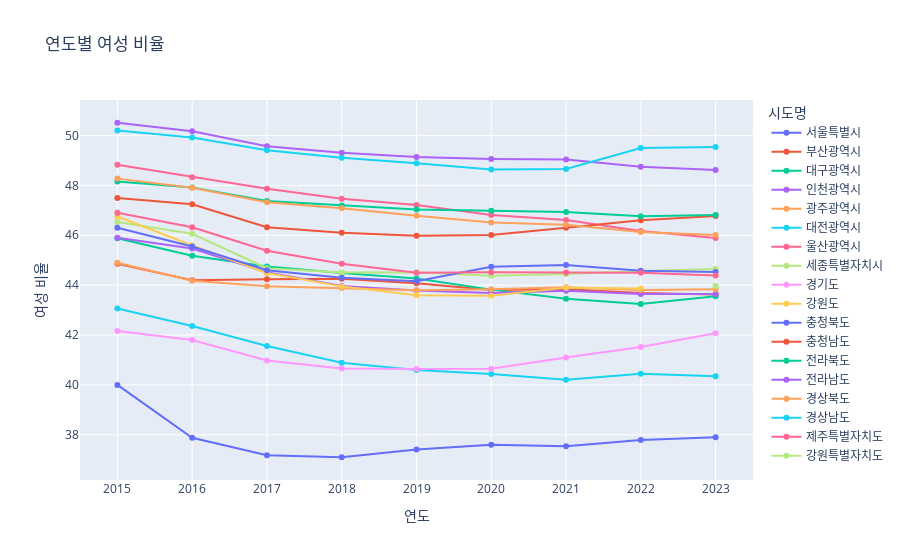

The notebook cell this image was saved under:
### Code cell
fig = px.line(df_all, x='연도', y='여성비율', color='시도명',
              title='연도별 여성 비율',
              labels={'연도': '연도', '여성비율': '여성 비율'},
              markers=True)
fig

### Figure 1 — Plotly figure (JSON) as saved in the notebook; plotly's stock layout.template omitted (floating-point values rounded to 4 significant figures)
{"data": [{"hovertemplate": "시도명=서울특별시<br>연도=%{x}<br>여성 비율=%{y}<extra></extra>", "legendgroup": "서울특별시", "line": {"color": "#636efa", "dash": "solid"}, "marker": {"symbol": "circle"}, "mode": "markers+lines", "name": "서울특별시", "orientation": "v", "showlegend": true, "type": "scatter", "x": [2015, 2016, 2017, 2018, 2019, 2020, 2021, 2022, 2023], "xaxis": "x", "y": [40, 37.88, 37.18, 37.1, 37.41, 37.6, 37.54, 37.79, 37.9], "yaxis": "y"}, {"hovertemplate": "시도명=부산광역시<br>연도=%{x}<br>여성 비율=%{y}<extra></extra>", "legendgroup": "부산광역시", "line": {"color": "#EF553B", "dash": "solid"}, "marker": {"symbol": "circle"}, "mode": "markers+lines", "name": "부산광역시", "orientation": "v", "showlegend": true, "type": "scatter", "x": [2015, 2016, 2017, 2018, 2019, 2020, 2021, 2022, 2023], "xaxis": "x", "y": [44.86, 44.2, 44.24, 44.26, 44.08, 43.8, 43.84, 43.68, 43.62], "yaxis": "y"}, {"hovertemplate": "시도명=대구광역시<br>연도=%{x}<br>여성 비율=%{y}<extra></extra>", "legendgroup": "대구광역시", "line": {"color": "#00cc96", "dash": "solid"}, "marker": {"symbol": "circle"}, "mode": "markers+lines", "name": "대구광역시", "orientation": "v", "showlegend": true, "type": "scatter", "x": [2015, 2016, 2017, 2018, 2019, 2020, 2021, 2022, 2023], "xaxis": "x", "y": [45.88, 45.18, 44.75, 44.49, 44.27, 43.82, 43.45, 43.24, 43.55], "yaxis": "y"}, {"hovertemplate": "시도명=인천광역시<br>연도=%{x}<br>여성 비율=%{y}<extra></extra>", "legendgroup": "인천광역시", "line": {"color": "#ab63fa", "dash": "solid"}, "marker": {"symbol": "circle"}, "mode": "markers+lines", "name": "인천광역시", "orientation": "v", "showlegend": true, "type": "scatter", "x": [2015, 2016, 2017, 2018, 2019, 2020, 2021, 2022, 2023], "xaxis": "x", "y": [45.9, 45.47, 44.52, 43.97, 43.78, 43.68, 43.77, 43.64, 43.64], "yaxis": "y"}, {"hovertemplate": "시도명=광주광역시<br>연도=%{x}<br>여성 비율=%{y}<extra></extra>", "legendgroup": "광주광역시", "line": {"color": "#FFA15A", "dash": "solid"}, "marker": {"symbol": "circle"}, "mode": "markers+lines", "name": "광주광역시", "orientation": "v", "showlegend": true, "type": "scatter", "x": [2015, 2016, 2017, 2018, 2019, 2020, 2021, 2022, 2023], "xaxis": "x", "y": [44.9, 44.18, 43.96, 43.89, 43.79, 43.84, 43.92, 43.81, 43.84], "yaxis": "y"}, {"hovertemplate": "시도명=대전광역시<br>연도=%{x}<br>여성 비율=%{y}<extra></extra>", "legendgroup": "대전광역시", "line": {"color": "#19d3f3", "dash": "solid"}, "marker": {"symbol": "circle"}, "mode": "markers+lines", "name": "대전광역시", "orientation": "v", "showlegend": true, "type": "scatter", "x": [2015, 2016, 2017, 2018, 2019, 2020, 2021, 2022, 2023], "xaxis": "x", "y": [43.06, 42.36, 41.56, 40.89, 40.6, 40.44, 40.21, 40.45, 40.35], "yaxis": "y"}, {"hovertemplate": "시도명=울산광역시<br>연도=%{x}<br>여성 비율=%{y}<extra></extra>", "legendgroup": "울산광역시", "line": {"color": "#FF6692", "dash": "solid"}, "marker": {"symbol": "circle"}, "mode": "markers+lines", "name": "울산광역시", "orientation": "v", "showlegend": true, "type": "scatter", "x": [2015, 2016, 2017, 2018, 2019, 2020, 2021, 2022, 2023], "xaxis": "x", "y": [48.83, 48.33, 47.86, 47.46, 47.21, 46.81, 46.61, 46.17, 45.89], "yaxis": "y"}, {"hovertemplate": "시도명=세종특별자치시<br>연도=%{x}<br>여성 비율=%{y}<extra></extra>", "legendgroup": "세종특별자치시", "line": {"color": "#B6E880", "dash": "solid"}, "marker": {"symbol": "circle"}, "mode": "markers+lines", "name": "세종특별자치시", "orientation": "v", "showlegend": true, "type": "scatter", "x": [2015, 2016, 2017, 2018, 2019, 2020, 2021, 2022, 2023], "xaxis": "x", "y": [46.53, 46.06, 44.68, 44.51, 44.52, 44.38, 44.45, 44.57, 44.65], "yaxis": "y"}, {"hovertemplate": "시도명=경기도<br>연도=%{x}<br>여성 비율=%{y}<extra></extra>", "legendgroup": "경기도", "line": {"color": "#FF97FF", "dash": "solid"}, "marker": {"symbol": "circle"}, "mode": "markers+lines", "name": "경기도", "orientation": "v", "showlegend": true, "type": "scatter", "x": [2015, 2016, 2017, 2018, 2019, 2020, 2021, 2022, 2023], "xaxis": "x", "y": [42.16, 41.8, 40.98, 40.66, 40.64, 40.65, 41.1, 41.52, 42.07], "yaxis": "y"}, {"hovertemplate": "시도명=강원도<br>연도=%{x}<br>여성 비율=%{y}<extra></extra>", "legendgroup": "강원도", "line": {"color": "#FECB52", "dash": "solid"}, "marker": {"symbol": "circle"}, "mode": "markers+lines", "name": "강원도", "orientation": "v", "showlegend": true, "type": "scatter", "x": [2015, 2016, 2017, 2018, 2019, 2020, 2021, 2022], "xaxis": "x", "y": [46.75, 45.59, 44.49, 43.95, 43.59, 43.57, 43.9, 43.87], "yaxis": "y"}, {"hovertemplate": "시도명=충청북도<br>연도=%{x}<br>여성 비율=%{y}<extra></extra>", "legendgroup": "충청북도", "line": {"color": "#636efa", "dash": "solid"}, "marker": {"symbol": "circle"}, "mode": "markers+lines", "name": "충청북도", "orientation": "v", "showlegend": true, "type": "scatter", "x": [2015, 2016, 2017, 2018, 2019, 2020, 2021, 2022, 2023], "xaxis": "x", "y": [46.3, 45.55, 44.6, 44.3, 44.16, 44.74, 44.81, 44.58, 44.53], "yaxis": "y"}, {"hovertemplate": "시도명=충청남도<br>연도=%{x}<br>여성 비율=%{y}<extra></extra>", "legendgroup": "충청남도", "line": {"color": "#EF553B", "dash": "solid"}, "marker": {"symbol": "circle"}, "mode": "markers+lines", "name": "충청남도", "orientation": "v", "showlegend": true, "type": "scatter", "x": [2015, 2016, 2017, 2018, 2019, 2020, 2021, 2022, 2023], "xaxis": "x", "y": [47.49, 47.24, 46.32, 46.1, 45.98, 46.01, 46.3, 46.6, 46.77], "yaxis": "y"}, {"hovertemplate": "시도명=전라북도<br>연도=%{x}<br>여성 비율=%{y}<extra></extra>", "legendgroup": "전라북도", "line": {"color": "#00cc96", "dash": "solid"}, "marker": {"symbol": "circle"}, "mode": "markers+lines", "name": "전라북도", "orientation": "v", "showlegend": true, "type": "scatter", "x": [2015, 2016, 2017, 2018, 2019, 2020, 2021, 2022, 2023], "xaxis": "x", "y": [48.15, 47.91, 47.37, 47.19, 47.03, 46.98, 46.93, 46.76, 46.81], "yaxis": "y"}, {"hovertemplate": "시도명=전라남도<br>연도=%{x}<br>여성 비율=%{y}<extra></extra>", "legendgroup": "전라남도", "line": {"color": "#ab63fa", "dash": "solid"}, "marker": {"symbol": "circle"}, "mode": "markers+lines", "name": "전라남도", "orientation": "v", "showlegend": true, "type": "scatter", "x": [2015, 2016, 2017, 2018, 2019, 2020, 2021, 2022, 2023], "xaxis": "x", "y": [50.51, 50.17, 49.57, 49.31, 49.14, 49.06, 49.04, 48.75, 48.62], "yaxis": "y"}, {"hovertemplate": "시도명=경상북도<br>연도=%{x}<br>여성 비율=%{y}<extra></extra>", "legendgroup": "경상북도", "line": {"color": "#FFA15A", "dash": "solid"}, "marker": {"symbol": "circle"}, "mode": "markers+lines", "name": "경상북도", "orientation": "v", "showlegend": true, "type": "scatter", "x": [2015, 2016, 2017, 2018, 2019, 2020, 2021, 2022, 2023], "xaxis": "x", "y": [48.27, 47.9, 47.32, 47.08, 46.78, 46.51, 46.42, 46.13, 46.01], "yaxis": "y"}, {"hovertemplate": "시도명=경상남도<br>연도=%{x}<br>여성 비율=%{y}<extra></extra>", "legendgroup": "경상남도", "line": {"color": "#19d3f3", "dash": "solid"}, "marker": {"symbol": "circle"}, "mode": "markers+lines", "name": "경상남도", "orientation": "v", "showlegend": true, "type": "scatter", "x": [2015, 2016, 2017, 2018, 2019, 2020, 2021, 2022, 2023], "xaxis": "x", "y": [50.2, 49.92, 49.41, 49.11, 48.89, 48.64, 48.66, 49.5, 49.54], "yaxis": "y"}, {"hovertemplate": "시도명=제주특별자치도<br>연도=%{x}<br>여성 비율=%{y}<extra></extra>", "legendgroup": "제주특별자치도", "line": {"color": "#FF6692", "dash": "solid"}, "marker": {"symbol": "circle"}, "mode": "markers+lines", "name": "제주특별자치도", "orientation": "v", "showlegend": true, "type": "scatter", "x": [2015, 2016, 2017, 2018, 2019, 2020, 2021, 2022, 2023], "xaxis": "x", "y": [46.9, 46.32, 45.38, 44.86, 44.5, 44.52, 44.51, 44.5, 44.39], "yaxis": "y"}, {"hovertemplate": "시도명=강원특별자치도<br>연도=%{x}<br>여성 비율=%{y}<extra></extra>", "legendgroup": "강원특별자치도", "line": {"color": "#B6E880", "dash": "solid"}, "marker": {"symbol": "circle"}, "mode": "markers+lines", "name": "강원특별자치도", "orientation": "v", "showlegend": true, "type": "scatter", "x": [2023], "xaxis": "x", "y": [43.97], "yaxis": "y"}], "layout": {"autosize": true, "legend": {"title": {"text": "시도명"}, "tracegroupgap": 0}, "title": {"text": "연도별 여성 비율"}, "xaxis": {"anchor": "y", "autorange": true, "domain": [0, 1], "range": [2014.0, 2024.0], "title": {"text": "연도"}, "type": "linear"}, "yaxis": {"anchor": "x", "autorange": true, "domain": [0, 1], "range": [35.99, 51.62], "title": {"text": "여성 비율"}, "type": "linear"}}}
